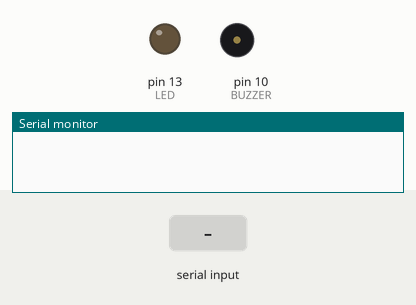
Bench run of a sketch on a simulated Arduino Uno, built with avr-gcc and run on an emulated ATmega328P. On the bench: output pins drawn as LEDs (lit = HIGH), buzzer (waves = sounding), the last lines printed to the serial monitor. The test bench sets the inputs (shaded band).

Above: at 1.2 s.
1.3 s: "2" received over Serial
At 1.65 s:
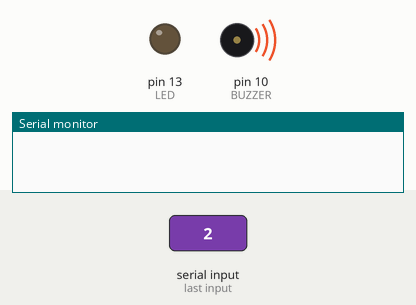
4.3 s: "1" received over Serial
At 5.5 s:
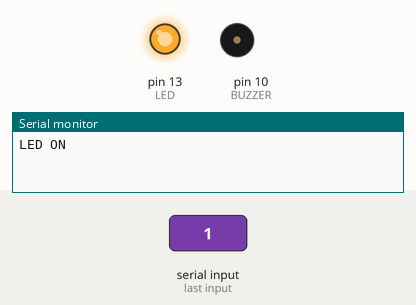
5.8 s: "2" received over Serial
At 6.15 s:
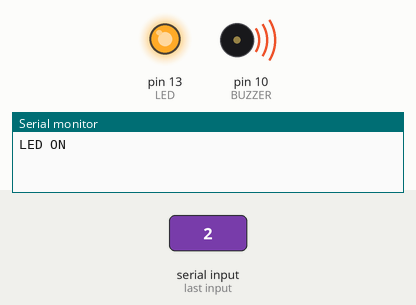
Timing chart, 0 to 10.1 s (numbered marks = the images above; inputs shaded):
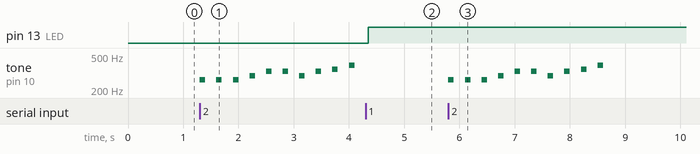

Measured:
- after the input at 1.3 s, tone on pin 10 (BUZZER): plays 262 Hz for 0.10 s, 262 Hz for 0.10 s, 262 Hz for 0.10 s, 294 Hz for 0.10 s, 330 Hz for 0.10 s, 330 Hz for 0.10 s … (10 notes in this stretch), starting at once
- after the input at 4.3 s, pin 13 (LED): LOW → HIGH after 0.05 s
- after the input at 5.8 s, tone on pin 10 (BUZZER): plays 262 Hz for 0.10 s, 262 Hz for 0.10 s, 262 Hz for 0.10 s, 294 Hz for 0.10 s, 330 Hz for 0.10 s, 330 Hz for 0.10 s … (10 notes in this stretch), starting at once

The sketch:

0_serial1_Sam.ino
```cpp
// #define LED 13
const int LED = 13;

const int BUZZER = 10;
// #define BUZZER 10

#define DO1   262 // 4옥타브 도
#define RE    294 // 레
#define MI    330 // 미
#define FA    349
#define SOL   392
#define LA    440
#define SI    494
#define DO2   523

#define DELAY 300

void setup() {
  // 시리얼 통신 속도 (baudrate)
  Serial.begin(9600);
  // LED 출력 설정
  pinMode(LED, OUTPUT);
}

void loop() {
  // 데이터 송신: 아두이노 -> PC
  /*
  Serial.print("온도 : 36.5℃");
  Serial.println();
  delay(2000);
  */

  controlSystem();
}

  void controlSystem() {
    // 데이터 수신: PC -> 아두이노

  if (Serial.available()) {
    char ch = Serial.read();
    if (ch == '1') {
      digitalWrite(LED, HIGH);
      // 데이터 송신: 아두이노 -> PC
      Serial.println("LED ON");
    }
    else if (ch == '0') {
      digitalWrite(LED, LOW);
      Serial.println("LED OFF");
    }
    else if( ch == '2' ) {
     const int hakGyo[] = {DO1, DO1, DO1, RE, MI, MI, RE, MI, FA, SOL};

      for (int i=0; i<sizeof(hakGyo)/sizeof(int); i++) {
      tone(BUZZER, hakGyo[i], 100);
      delay(DELAY);
    }
    }
    else if( ch == '3') {

    }
    delay(50);
  }


  }
```
